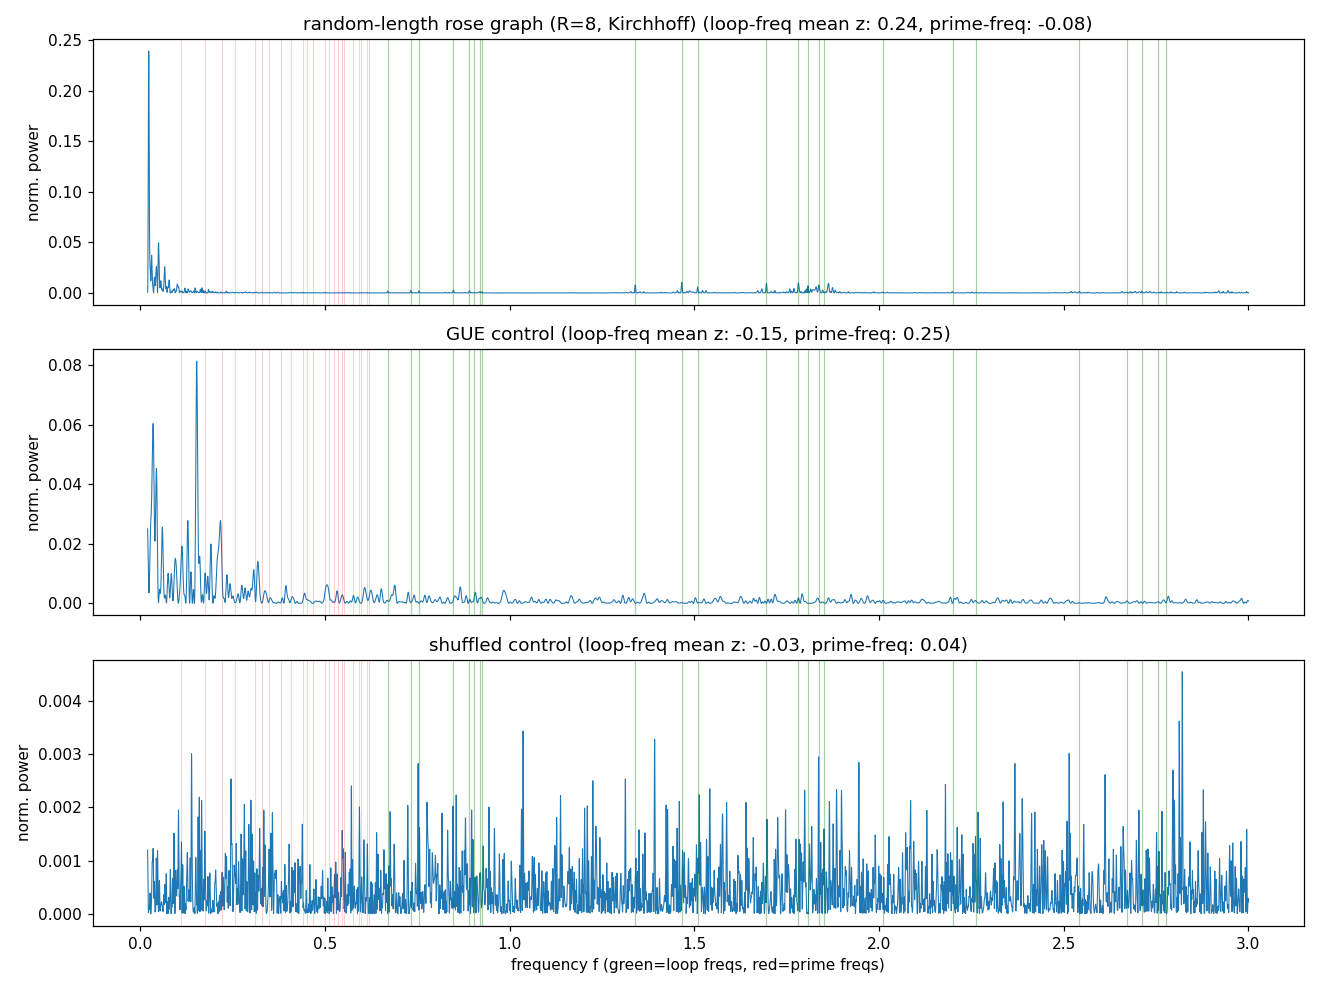

Reproduce this figure in Python.
#!/usr/bin/env python3
"""
Node 11n -- geometry control for 11l: is the tone mechanism purely geometric?

11l showed tones at loop primes (log p_j loop lengths). Confound: the loops
were prime-labeled, so "orbits -> tones" vs "primes -> tones (for some
prime-specific reason)" are not distinguished.

This node: Kirchhoff rose, R=8 loops, lengths L_j RANDOM IRRATIONAL
(seeded, rejection-sampled so no loop frequency or low repetition sits
within 0.03 of any prime-power control frequency). No arithmetic enters.

DISCRIMINATING prediction: tones at the 8 loop lengths (+repetitions r=2,3),
SILENCE at all prime frequencies. GUE/shuffled controls flat.

If it passes, 11l is airtight: the mechanism is geometric, and the
prime-labeling is the zeta-specific fact, cleanly separated.
If primes still show tones -> rethink everything.

Status: COMPUTED 2026-10-05. Decision-tree entry: Node 11n.
"""
import numpy as np, json, math, sys
sys.path.insert(0, "/home/hatch/workspace/prime-sieve-geometry")
from fock_primefreq import analyze, zscores

R = 8
KMAX = 400.0
SEED = 7

def prime_power_freqs(limit=50):
    s = bytearray(b"\x01")*(limit+1); s[:2] = b"\x00\x00"
    for i in range(2, int(limit**0.5)+1):
        if s[i]:
            s[i*i:limit+1:i] = b"\x00"*(((limit-i*i)//i)+1)
    out = []
    for p in range(2, limit+1):
        if s[p]:
            rr = 1
            while p**rr <= limit:
                out.append(rr*math.log(p)/(2*math.pi))
                rr += 1
    return out

PRIME_FREQS = prime_power_freqs(50)
# All prime-power freqs are <= log(49)/(2pi) ~= 0.62. Loop lengths in
# [4.2, 6.0] put fundamentals in [0.67, 0.95] -- a virgin band -- and
# r=2,3 repetitions below 3.0. Separation is structural, not sampled.
rng = np.random.default_rng(SEED)
L = rng.uniform(4.2, 6.0, R)
LOOP_FREQS = [r*c/(2*math.pi) for c in L for r in (1, 2, 3)]
assert max(LOOP_FREQS) < 3.0
dmin = min(abs(f-g) for f in LOOP_FREQS for g in PRIME_FREQS)
assert dmin > 0.03, dmin
print(f"loop lengths: {np.round(L,4).tolist()}")
print(f"loop freq band: [{min(LOOP_FREQS):.3f},{max(LOOP_FREQS):.3f}], "
      f"prime band max: {max(PRIME_FREQS):.3f}, min separation: {dmin:.4f}")
Ltot = float(L.sum())

def analyze_wide(E, label, deg=10):
    from scipy.signal import lombscargle
    n = np.arange(1, len(E) + 1)
    Nbar = np.polyval(np.polyfit(E, n, deg), E)
    res = n - Nbar
    lo, hi = int(0.10*len(E)), int(0.90*len(E))
    Eb, rb = E[lo:hi], res[lo:hi] - res[lo:hi].mean()
    freqs = np.linspace(0.02, 3.0, 8000)
    P = lombscargle(Eb, rb, 2*np.pi*freqs, normalize=True)
    return freqs, P, float(Eb[-1]-Eb[0])

def G(k):
    k = np.atleast_1d(np.asarray(k, dtype=float))
    s = np.sin(k[None, :] * L[:, None] / 2)
    c = np.cos(k[None, :] * L[:, None] / 2)
    out = np.zeros(k.size)
    for j in range(R):
        m = np.ones(R, dtype=bool); m[j] = False
        out += s[j, :] * np.prod(c[m, :], axis=0)
    return out

def vertex_roots(kmax=KMAX, step=0.05):
    ks = np.arange(0.01, kmax, step)
    gv = G(ks)
    roots = []
    for i in range(len(ks)-1):
        if gv[i] == 0:
            roots.append(ks[i])
        elif gv[i]*gv[i+1] < 0:
            a, b, fa = ks[i], ks[i+1], gv[i]
            for _ in range(60):
                m = 0.5*(a+b)
                fm = float(G(np.array([m]))[0])
                if fa*fm <= 0: b = m
                else: a, fa = m, fm
            roots.append(0.5*(a+b))
    return np.array(roots)

def dirichlet_levels(kmax=KMAX):
    out = []
    for Lj in L:
        mmax = int(kmax*Lj/(2*math.pi))
        out.extend(2*math.pi*np.arange(1, mmax+1)/Lj)
    return np.array(out)

def main():
    print("vertex sector ...", flush=True)
    kv_ = vertex_roots(); print(f"  {len(kv_)} roots", flush=True)
    kd = dirichlet_levels(); print(f"  {len(kd)} Dirichlet levels", flush=True)
    E = np.sort(np.concatenate([kv_, kd]))
    keep = np.ones(len(E), dtype=bool); keep[1:] = np.diff(E) > 1e-9
    E = E[keep]
    print(f"merged: {len(E)} levels, k in [{E[0]:.3f},{E[-1]:.1f}]", flush=True)
    print(f"Weyl prediction: {(Ltot/math.pi)*KMAX:.0f}", flush=True)
    s = np.diff(E)
    r = np.minimum(s[:-1], s[1:])/np.maximum(s[:-1], s[1:])
    print(f"spacing ratio <r~> = {r.mean():.4f}", flush=True)

    fp_all = LOOP_FREQS + PRIME_FREQS
    n_loop = len(LOOP_FREQS)

    rng2 = np.random.default_rng(21)
    Nn = len(E)
    A = (rng2.standard_normal((Nn, Nn)) + 1j*rng2.standard_normal((Nn, Nn)))/np.sqrt(2)
    Eg = np.linalg.eigvalsh((A + A.conj().T)/2)
    Es = rng2.permutation(E)

    out = {}
    for label, Ev in [("graph", E), ("gue", Eg), ("shuffled", Es)]:
        freqs, P, span = analyze_wide(Ev, label)
        vals, zs, mu, sd = zscores(freqs, P, fp_all)
        z_loop = zs[:n_loop]; z_prime = zs[n_loop:]
        out[label] = {"mean_z_loop": float(np.mean(z_loop)),
                      "max_z_loop": float(np.max(z_loop)),
                      "mean_z_prime": float(np.mean(z_prime)),
                      "max_z_prime": float(np.max(z_prime)),
                      "z_loop": [float(z) for z in z_loop],
                      "z_prime": [float(z) for z in z_prime],
                      "freqs": freqs.tolist(), "P": P.tolist()}
        print(f"{label}: loop freqs mean z={out[label]['mean_z_loop']:.2f} "
              f"(max {out[label]['max_z_loop']:.2f}) | prime freqs mean z="
              f"{out[label]['mean_z_prime']:.2f} "
              f"(max {out[label]['max_z_prime']:.2f})", flush=True)

    json.dump({"loop_lengths": L.tolist(), "seed": SEED,
               "n_levels": len(E), "kmax": KMAX,
               "spacing_ratio": float(r.mean()),
               "stats": {k: {kk: v[kk] for kk in
                               ("mean_z_loop", "max_z_loop",
                                "mean_z_prime", "max_z_prime",
                                "z_loop", "z_prime")}
                         for k, v in out.items()},
               "loop_freqs": LOOP_FREQS, "prime_freqs": PRIME_FREQS,
               "freqs": out["graph"]["freqs"],
               "P_graph": out["graph"]["P"], "P_gue": out["gue"]["P"],
               "P_shuffled": out["shuffled"]["P"]},
              open("node11n_control.json", "w"))
    print("wrote node11n_control.json")

    import matplotlib; matplotlib.use("Agg")
    import matplotlib.pyplot as plt
    fig, axx = plt.subplots(3, 1, figsize=(12, 9), sharex=True)
    for ax, label, ttl in zip(axx, ["graph", "gue", "shuffled"],
                              ["random-length rose graph (R=8, Kirchhoff)",
                               "GUE control", "shuffled control"]):
        ax.plot(out[label]["freqs"], out[label]["P"], lw=0.7)
        for f in LOOP_FREQS:
            ax.axvline(f, color='g', alpha=0.35, lw=0.8)
        for f in PRIME_FREQS:
            ax.axvline(f, color='r', alpha=0.2, lw=0.6)
        ax.set_title(f"{ttl} (loop-freq mean z: "
                     f"{out[label]['mean_z_loop']:.2f}, prime-freq: "
                     f"{out[label]['mean_z_prime']:.2f})")
        ax.set_ylabel("norm. power")
    axx[-1].set_xlabel("frequency f (green=loop freqs, red=prime freqs)")
    fig.tight_layout(); fig.savefig("node11n_control.png", dpi=110)
    print("figure -> node11n_control.png")

if __name__ == "__main__":
    main()
